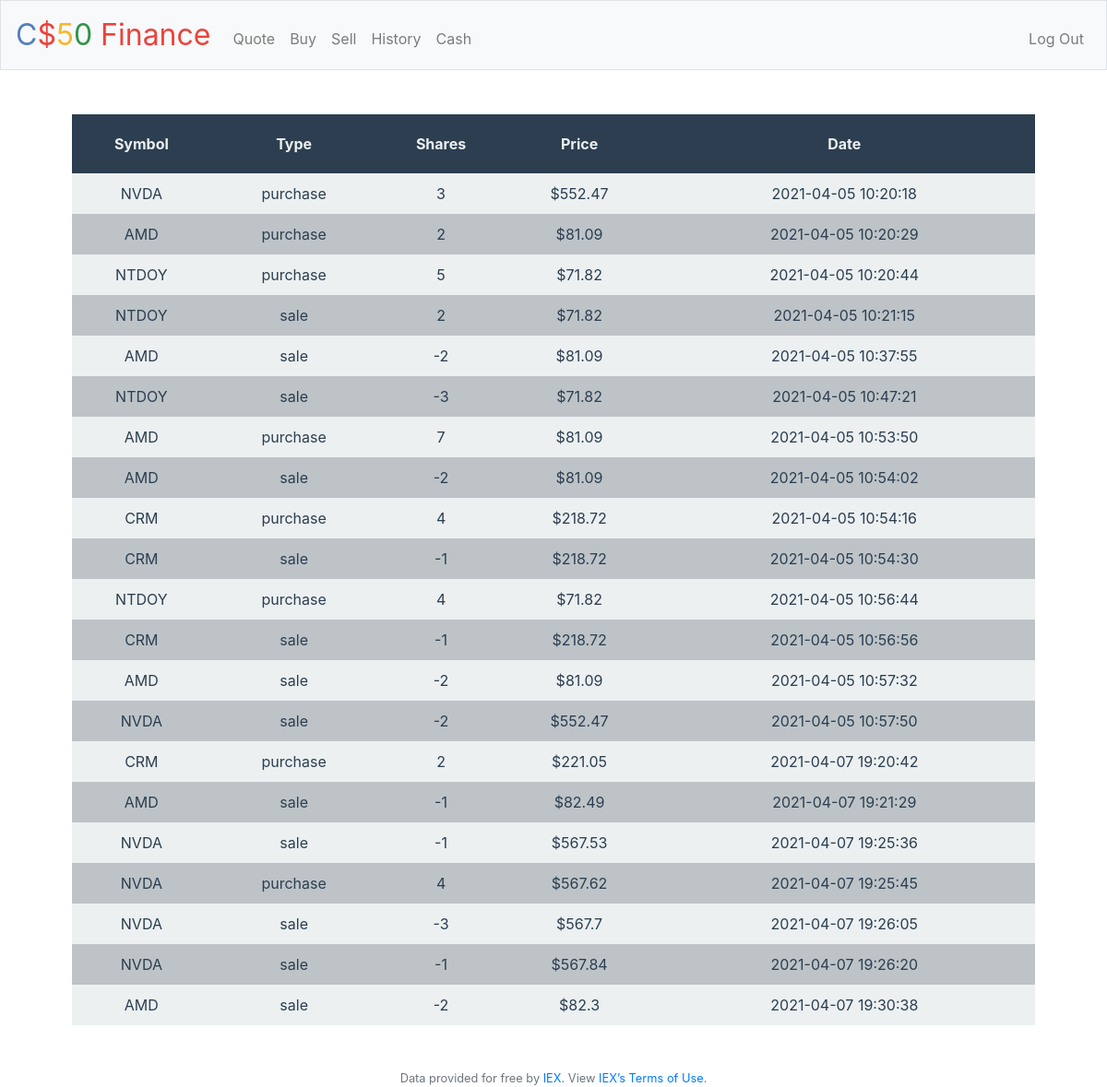
Screenshot of /history (signed in) with the database file from the repository.
### tables this page shows
CREATE TABLE transactions_history (id INTEGER NOT NULL, id_symbol INTEGER, id_user INTEGER, id_transaction_type INTEGER, shares INTEGER, unit_value NUMERIC NOT NULL, transaction_dt DATE, PRIMARY KEY(id));

CREATE TABLE symbols (id INTEGER NOT NULL, symbol TEXT NOT NULL, PRIMARY KEY(id));

CREATE TABLE transactions_type (id INTEGER NOT NULL, transaction_type TEXT NOT NULL, PRIMARY KEY(id));

### application.py (the view)
@app.route("/history")
@login_required
def history():
    transaction_list = db.execute("SELECT * FROM transactions_history WHERE id_user = ?", session["user_id"])
    row_counter = 0
    def add_data_transaction_list(transaction_dict):
        get_symbol_label = db.execute("SELECT symbol FROM symbols WHERE id = ?", transaction_dict["id_symbol"])
        transaction_dict["label_symbol"] = get_symbol_label[0]["symbol"]
        get_transaction_type = db.execute("SELECT transaction_type FROM transactions_type WHERE id = ?", transaction_dict["id_transaction_type"])
        transaction_dict["transaction_type"] = get_transaction_type[0]["transaction_type"]
    for dict in transaction_list:
        add_data_transaction_list(dict)
        row_counter += 1
        row_even_odd = row_counter % 2
        print(row_counter)
        print(row_even_odd)
        if row_even_odd == 1:
            dict["row_style"] = "row-style-1"
        else:
            dict["row_style"] = "row-style-2"
        print(dict)
    return render_template("history.html", transaction_list=transaction_list)

### application.py (called while the page is built)
@app.after_request
def after_request(response):
    response.headers["Cache-Control"] = "no-cache, no-store, must-revalidate"
    response.headers["Expires"] = 0
    response.headers["Pragma"] = "no-cache"
    return response

### helpers.py (called while the page is built)
def login_required(f):
    @wraps(f)
    def decorated_function(*args, **kwargs):
        if session.get("user_id") is None:
            return redirect("/login")
        return f(*args, **kwargs)
    return decorated_function

### templates/history.html (shortened to what this page needs)
{% extends "layout.html" %}
{% block main %}
    <table>
        <tr class="table-header">
            <th>Symbol</th>
            <th>Type</th>
            <th>Shares</th>
            <th>Price</th>
            <th>Date</th>
        </tr>
        {% for dict in transaction_list %}
        <tr class="table-row {{dict.row_style}}">
            <td>{{dict.label_symbol}}</td>
            <td>{{dict.transaction_type}}</td>
            <td>{{dict.shares}}</td>
            <td>${{dict.unit_value}}</td>
            <td>{{dict.transaction_dt}}</td>
        </tr>
        {% endfor %}
    </table>
{% endblock %}

### templates/layout.html (shortened to what this page needs)
<!DOCTYPE html>
<html lang="en">
    <head>
        <link rel="stylesheet" href="https://cdn.jsdelivr.net/npm/bootstrap@4.5.3/dist/css/bootstrap.min.css">
        <link href="/static/styles.css" rel="stylesheet">
    </head>
    <body>
        <nav class="navbar navbar-expand-md navbar-light bg-light border">
            <a class="navbar-brand" href="/"><span class="blue">C</span><span class="red">$</span><span class="yellow">5</span><span class="green">0</span> <span class="red">Finance</span></a>
            <div class="collapse navbar-collapse" id="navbar">
                {% if session.user_id %}
                    <ul class="navbar-nav mr-auto mt-2">
                        <li class="nav-item"><a class="nav-link" href="/quote">Quote</a></li>
                        <li class="nav-item"><a class="nav-link" href="/buy">Buy</a></li>
                        <li class="nav-item"><a class="nav-link" href="/sell">Sell</a></li>
                        <li class="nav-item"><a class="nav-link" href="/history">History</a></li>
                        <li class="nav-item"><a class="nav-link" href="/cash">Cash</a></li>
                    </ul>
                    <ul class="navbar-nav ml-auto mt-2">
                        <li class="nav-item"><a class="nav-link" href="/logout">Log Out</a></li>
                    </ul>
                {% else %}
                    <ul class="navbar-nav ml-auto mt-2">
                        <li class="nav-item"><a class="nav-link" href="/register">Register</a></li>
                        <li class="nav-item"><a class="nav-link" href="/login">Log In</a></li>
                    </ul>
                {% endif %}
            </div>
        </nav>
        <main class="container p-5">
            {% block main %}{% endblock %}
        </main>
        <footer class="small text-center text-muted">
            Data provided for free by <a href="https://iextrading.com/developer">IEX</a>. View <a href="https://iextrading.com/api-exhibit-a/">IEX’s Terms of Use</a>.
        </footer>
    </body>
</html>

### static/styles.css (style rules this page uses)
nav .navbar-brand { font-size: xx-large; }
nav .navbar-brand .blue { color: #537fbe; }
nav .navbar-brand .red { color: #ea433b; }
nav .navbar-brand .yellow { color: #f5b82e; }
nav .navbar-brand .green { color: #2e944b; }
main { overflow-x: auto; text-align: center; }
table { width:100%; }
.table-header { background-color:#2c3e50; color:#ecf0f1; }
.table-header th { padding: 20px 0 !important; }
.table-row td { padding:10px 0 !important; color:#2c3e50; }
.row-style-1 { background-color:#ecf0f1; }
.row-style-2 { background-color:#bdc3c7; }

### rows the page displays
transactions_history: label_symbol "NVDA", transaction_type "purchase", shares "3", unit_value "552.47", transaction_dt "2021-04-05 10:20:18"
transactions_history: label_symbol "AMD", transaction_type "purchase", shares "2", unit_value "81.09", transaction_dt "2021-04-05 10:20:29"
transactions_history: label_symbol "NTDOY", transaction_type "purchase", shares "5", unit_value "71.82", transaction_dt "2021-04-05 10:20:44"
transactions_history: label_symbol "NTDOY", transaction_type "sale", shares "2", unit_value "71.82", transaction_dt "2021-04-05 10:21:15"
transactions_history: label_symbol "AMD", transaction_type "sale", shares "-2", unit_value "81.09", transaction_dt "2021-04-05 10:37:55"
transactions_history: label_symbol "NTDOY", transaction_type "sale", shares "-3", unit_value "71.82", transaction_dt "2021-04-05 10:47:21"
transactions_history: label_symbol "AMD", transaction_type "purchase", shares "7", unit_value "81.09", transaction_dt "2021-04-05 10:53:50"
transactions_history: label_symbol "AMD", transaction_type "sale", shares "-2", unit_value "81.09", transaction_dt "2021-04-05 10:54:02"
transactions_history: label_symbol "CRM", transaction_type "purchase", shares "4", unit_value "218.72", transaction_dt "2021-04-05 10:54:16"
transactions_history: label_symbol "CRM", transaction_type "sale", shares "-1", unit_value "218.72", transaction_dt "2021-04-05 10:54:30"
transactions_history: label_symbol "NTDOY", transaction_type "purchase", shares "4", unit_value "71.82", transaction_dt "2021-04-05 10:56:44"
transactions_history: label_symbol "CRM", transaction_type "sale", shares "-1", unit_value "218.72", transaction_dt "2021-04-05 10:56:56"
transactions_history: label_symbol "AMD", transaction_type "sale", shares "-2", unit_value "81.09", transaction_dt "2021-04-05 10:57:32"
transactions_history: label_symbol "NVDA", transaction_type "sale", shares "-2", unit_value "552.47", transaction_dt "2021-04-05 10:57:50"
transactions_history: label_symbol "CRM", transaction_type "purchase", shares "2", unit_value "221.05", transaction_dt "2021-04-07 19:20:42"
transactions_history: label_symbol "AMD", transaction_type "sale", shares "-1", unit_value "82.49", transaction_dt "2021-04-07 19:21:29"
transactions_history: label_symbol "NVDA", transaction_type "sale", shares "-1", unit_value "567.53", transaction_dt "2021-04-07 19:25:36"
transactions_history: label_symbol "NVDA", transaction_type "purchase", shares "4", unit_value "567.62", transaction_dt "2021-04-07 19:25:45"
transactions_history: label_symbol "NVDA", transaction_type "sale", shares "-3", unit_value "567.7", transaction_dt "2021-04-07 19:26:05"
transactions_history: label_symbol "NVDA", transaction_type "sale", shares "-1", unit_value "567.84", transaction_dt "2021-04-07 19:26:20"
transactions_history: label_symbol "AMD", transaction_type "sale", shares "-2", unit_value "82.3", transaction_dt "2021-04-07 19:30:38"
